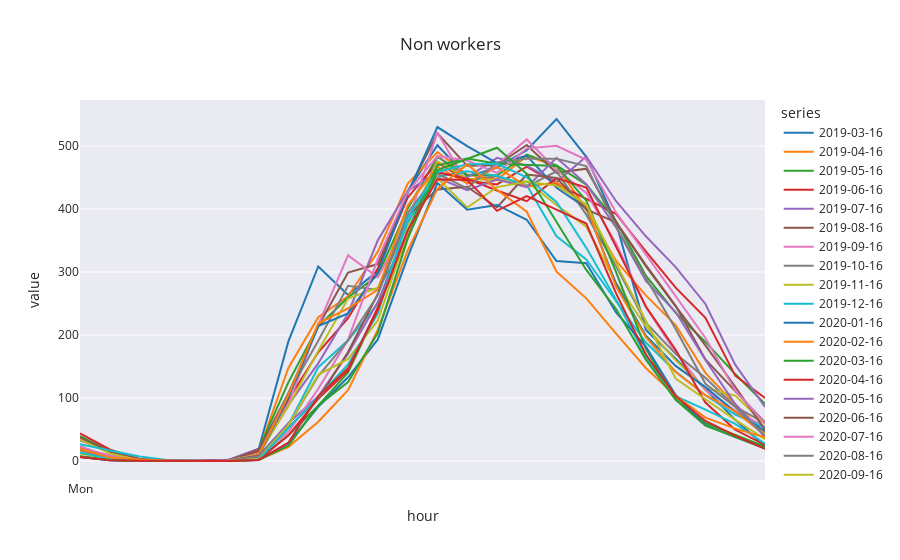

The notebook cell saved with this chart:
### Code cell
non_workers = df[df['work_age'] == False]
plot = (non_workers.groupby(['hour','series'])
   .median().unstack('series')['steps'].plot.line(title='Non workers', height=200))
plot.update_layout(xaxis = dict(
        tickmode = 'array',
        tickvals = [0,24, 48, 72, 96, 120, 144, 168],
        ticktext = ['Mon', 'Tue', 'Wed', 'Thur', 'Fri', 'Sat', 'Sun']
    ))

### Figure 1 — Plotly figure (JSON) as saved in the notebook; plotly's stock layout.template omitted (floating-point values rounded to 4 significant figures)
{"data": [{"hovertemplate": "series=2019-03-16<br>hour=%{x}<br>value=%{y}<extra></extra>", "legendgroup": "2019-03-16", "line": {"color": "#1F77B4", "dash": "solid"}, "marker": {"symbol": "circle"}, "mode": "lines", "name": "2019-03-16", "orientation": "v", "showlegend": true, "type": "scatter", "x": ["00", "01", "02", "03", "04", "05", "06", "07", "08", "09", "10", "11", "12", "13", "14", "15", "16", "17", "18", "19", "20", "21", "22", "23"], "xaxis": "x", "y": [6.479, 1.097, 0, 0, 0, 0.7097, 19.13, 190.3, 308.8, 263.7, 301.5, 427.9, 501.3, 451.3, 465.9, 493.5, 542.9, 482.8, 378.3, 207.9, 162.4, 113.9, 65.29, 23.58], "yaxis": "y"}, {"hovertemplate": "series=2019-04-16<br>hour=%{x}<br>value=%{y}<extra></extra>", "legendgroup": "2019-04-16", "line": {"color": "#FF7F0E", "dash": "solid"}, "marker": {"symbol": "circle"}, "mode": "lines", "name": "2019-04-16", "orientation": "v", "showlegend": true, "type": "scatter", "x": ["00", "01", "02", "03", "04", "05", "06", "07", "08", "09", "10", "11", "12", "13", "14", "15", "16", "17", "18", "19", "20", "21", "22", "23"], "xaxis": "x", "y": [18.25, 3.467, 0.7083, 0.1499, 0.1919, 1.35, 15.91, 148.2, 228.3, 261.3, 332.3, 439.9, 490.4, 454.9, 446.7, 484.0, 468.4, 399.8, 317.6, 262.8, 215.7, 139.9, 89.84, 44.94], "yaxis": "y"}, {"hovertemplate": "series=2019-05-16<br>hour=%{x}<br>value=%{y}<extra></extra>", "legendgroup": "2019-05-16", "line": {"color": "#2CA02C", "dash": "solid"}, "marker": {"symbol": "circle"}, "mode": "lines", "name": "2019-05-16", "orientation": "v", "showlegend": true, "type": "scatter", "x": ["00", "01", "02", "03", "04", "05", "06", "07", "08", "09", "10", "11", "12", "13", "14", "15", "16", "17", "18", "19", "20", "21", "22", "23"], "xaxis": "x", "y": [39.55, 15.56, 2.747, 0.2585, 0.2585, 1.806, 18.77, 125.3, 214.1, 259.5, 294.7, 400.6, 482.8, 454.0, 453.3, 486.6, 469.1, 438.9, 380.8, 294.3, 235.2, 189.0, 138.0, 90.65], "yaxis": "y"}, {"hovertemplate": "series=2019-06-16<br>hour=%{x}<br>value=%{y}<extra></extra>", "legendgroup": "2019-06-16", "line": {"color": "#D62728", "dash": "solid"}, "marker": {"symbol": "circle"}, "mode": "lines", "name": "2019-06-16", "orientation": "v", "showlegend": true, "type": "scatter", "x": ["00", "01", "02", "03", "04", "05", "06", "07", "08", "09", "10", "11", "12", "13", "14", "15", "16", "17", "18", "19", "20", "21", "22", "23"], "xaxis": "x", "y": [43.95, 18.27, 3.033, 0.6667, 0.55, 1.874, 15.6, 97.83, 172.7, 226.7, 305.7, 418.0, 474.1, 445.0, 439.1, 467.4, 439.8, 415.6, 392.2, 332.8, 275.3, 227.2, 135.4, 100.1], "yaxis": "y"}, {"hovertemplate": "series=2019-07-16<br>hour=%{x}<br>value=%{y}<extra></extra>", "legendgroup": "2019-07-16", "line": {"color": "#9467BD", "dash": "solid"}, "marker": {"symbol": "circle"}, "mode": "lines", "name": "2019-07-16", "orientation": "v", "showlegend": true, "type": "scatter", "x": ["00", "01", "02", "03", "04", "05", "06", "07", "08", "09", "10", "11", "12", "13", "14", "15", "16", "17", "18", "19", "20", "21", "22", "23"], "xaxis": "x", "y": [32.72, 16.11, 3.305, 0.9677, 0.4516, 2.039, 19.65, 89.48, 155.0, 234.2, 350.3, 428.7, 458.5, 450.0, 481.2, 469.0, 442.5, 483.3, 412.4, 356.7, 307.7, 249.3, 153.0, 85.83], "yaxis": "y"}, {"hovertemplate": "series=2019-08-16<br>hour=%{x}<br>value=%{y}<extra></extra>", "legendgroup": "2019-08-16", "line": {"color": "#8C564B", "dash": "solid"}, "marker": {"symbol": "circle"}, "mode": "lines", "name": "2019-08-16", "orientation": "v", "showlegend": true, "type": "scatter", "x": ["00", "01", "02", "03", "04", "05", "06", "07", "08", "09", "10", "11", "12", "13", "14", "15", "16", "17", "18", "19", "20", "21", "22", "23"], "xaxis": "x", "y": [37.1, 14.34, 3.242, 0.1613, 0, 0.6676, 17.77, 107.8, 213.8, 299.1, 312.6, 426.2, 520.3, 468.6, 469.4, 501.6, 457.5, 464.1, 379.4, 311.2, 246.3, 161.1, 111.0, 61.05], "yaxis": "y"}, {"hovertemplate": "series=2019-09-16<br>hour=%{x}<br>value=%{y}<extra></extra>", "legendgroup": "2019-09-16", "line": {"color": "#E377C2", "dash": "solid"}, "marker": {"symbol": "circle"}, "mode": "lines", "name": "2019-09-16", "orientation": "v", "showlegend": true, "type": "scatter", "x": ["00", "01", "02", "03", "04", "05", "06", "07", "08", "09", "10", "11", "12", "13", "14", "15", "16", "17", "18", "19", "20", "21", "22", "23"], "xaxis": "x", "y": [19.72, 9.6, 1.467, 0, 0, 0.7, 10.7, 90.54, 216.1, 326.4, 291.7, 378.1, 521.7, 440.1, 470.3, 510.5, 462.3, 425.6, 345.3, 244.4, 172.0, 112.5, 79.91, 54.16], "yaxis": "y"}, {"hovertemplate": "series=2019-10-16<br>hour=%{x}<br>value=%{y}<extra></extra>", "legendgroup": "2019-10-16", "line": {"color": "#7F7F7F", "dash": "solid"}, "marker": {"symbol": "circle"}, "mode": "lines", "name": "2019-10-16", "orientation": "v", "showlegend": true, "type": "scatter", "x": ["00", "01", "02", "03", "04", "05", "06", "07", "08", "09", "10", "11", "12", "13", "14", "15", "16", "17", "18", "19", "20", "21", "22", "23"], "xaxis": "x", "y": [21.23, 5.842, 0.644, 0.04839, 0, 0.3226, 11.37, 107.8, 190.9, 278.2, 271.6, 354.5, 484.1, 446.1, 452.1, 435.7, 459.9, 391.1, 309.2, 219.6, 170.1, 132.0, 86.17, 60.23], "yaxis": "y"}, {"hovertemplate": "series=2019-11-16<br>hour=%{x}<br>value=%{y}<extra></extra>", "legendgroup": "2019-11-16", "line": {"color": "#BCBD22", "dash": "solid"}, "marker": {"symbol": "circle"}, "mode": "lines", "name": "2019-11-16", "orientation": "v", "showlegend": true, "type": "scatter", "x": ["00", "01", "02", "03", "04", "05", "06", "07", "08", "09", "10", "11", "12", "13", "14", "15", "16", "17", "18", "19", "20", "21", "22", "23"], "xaxis": "x", "y": [33.79, 12.13, 1.367, 0.1865, 0, 0.4814, 10.48, 87.33, 174.7, 257.8, 275.1, 374.1, 475.6, 448.2, 445.8, 443.7, 406.4, 371.9, 282.7, 213.8, 159.7, 115.6, 103.8, 58.61], "yaxis": "y"}, {"hovertemplate": "series=2019-12-16<br>hour=%{x}<br>value=%{y}<extra></extra>", "legendgroup": "2019-12-16", "line": {"color": "#17BECF", "dash": "solid"}, "marker": {"symbol": "circle"}, "mode": "lines", "name": "2019-12-16", "orientation": "v", "showlegend": true, "type": "scatter", "x": ["00", "01", "02", "03", "04", "05", "06", "07", "08", "09", "10", "11", "12", "13", "14", "15", "16", "17", "18", "19", "20", "21", "22", "23"], "xaxis": "x", "y": [26.72, 16.7, 7.207, 1.105, 0, 0.2785, 5.984, 57.94, 148.8, 191.5, 249.6, 379.0, 450.9, 460.1, 452.7, 438.1, 356.8, 320.0, 253.7, 188.1, 142.0, 104.4, 73.68, 52.89], "yaxis": "y"}, {"hovertemplate": "series=2020-01-16<br>hour=%{x}<br>value=%{y}<extra></extra>", "legendgroup": "2020-01-16", "line": {"color": "#1F77B4", "dash": "solid"}, "marker": {"symbol": "circle"}, "mode": "lines", "name": "2020-01-16", "orientation": "v", "showlegend": true, "type": "scatter", "x": ["00", "01", "02", "03", "04", "05", "06", "07", "08", "09", "10", "11", "12", "13", "14", "15", "16", "17", "18", "19", "20", "21", "22", "23"], "xaxis": "x", "y": [23.29, 5.851, 1.032, 0.1613, 0, 0.2581, 8.221, 101.4, 214.1, 234.3, 299.2, 424.5, 530.1, 499.9, 472.8, 484.5, 433.7, 402.0, 281.1, 198.9, 150.9, 117.3, 77.93, 47.42], "yaxis": "y"}, {"hovertemplate": "series=2020-02-16<br>hour=%{x}<br>value=%{y}<extra></extra>", "legendgroup": "2020-02-16", "line": {"color": "#FF7F0E", "dash": "solid"}, "marker": {"symbol": "circle"}, "mode": "lines", "name": "2020-02-16", "orientation": "v", "showlegend": true, "type": "scatter", "x": ["00", "01", "02", "03", "04", "05", "06", "07", "08", "09", "10", "11", "12", "13", "14", "15", "16", "17", "18", "19", "20", "21", "22", "23"], "xaxis": "x", "y": [16.54, 3.741, 0.7241, 0, 0, 0.1379, 9.43, 105.0, 218.7, 242.2, 271.6, 405.5, 467.2, 440.9, 467.1, 435.4, 442.4, 405.5, 276.4, 196.7, 141.2, 104.5, 78.63, 40.88], "yaxis": "y"}, {"hovertemplate": "series=2020-03-16<br>hour=%{x}<br>value=%{y}<extra></extra>", "legendgroup": "2020-03-16", "line": {"color": "#2CA02C", "dash": "solid"}, "marker": {"symbol": "circle"}, "mode": "lines", "name": "2020-03-16", "orientation": "v", "showlegend": true, "type": "scatter", "x": ["00", "01", "02", "03", "04", "05", "06", "07", "08", "09", "10", "11", "12", "13", "14", "15", "16", "17", "18", "19", "20", "21", "22", "23"], "xaxis": "x", "y": [7.742, 1.903, 0, 0, 0, 0, 3.516, 40.82, 87.95, 140.6, 240.7, 365.0, 469.3, 480.1, 472.0, 470.6, 468.4, 413.2, 299.7, 178.0, 98.52, 60.11, 41.71, 22.92], "yaxis": "y"}, {"hovertemplate": "series=2020-04-16<br>hour=%{x}<br>value=%{y}<extra></extra>", "legendgroup": "2020-04-16", "line": {"color": "#D62728", "dash": "solid"}, "marker": {"symbol": "circle"}, "mode": "lines", "name": "2020-04-16", "orientation": "v", "showlegend": true, "type": "scatter", "x": ["00", "01", "02", "03", "04", "05", "06", "07", "08", "09", "10", "11", "12", "13", "14", "15", "16", "17", "18", "19", "20", "21", "22", "23"], "xaxis": "x", "y": [6.163, 2.083, 0.262, 0, 0, 0, 2.133, 40.74, 98.96, 143.8, 243.9, 355.1, 458.1, 448.1, 429.4, 412.4, 449.0, 434.2, 340.0, 245.4, 176.7, 92.71, 49.57, 25.6], "yaxis": "y"}, {"hovertemplate": "series=2020-05-16<br>hour=%{x}<br>value=%{y}<extra></extra>", "legendgroup": "2020-05-16", "line": {"color": "#9467BD", "dash": "solid"}, "marker": {"symbol": "circle"}, "mode": "lines", "name": "2020-05-16", "orientation": "v", "showlegend": true, "type": "scatter", "x": ["00", "01", "02", "03", "04", "05", "06", "07", "08", "09", "10", "11", "12", "13", "14", "15", "16", "17", "18", "19", "20", "21", "22", "23"], "xaxis": "x", "y": [18.71, 3.333, 0.4516, 0, 0, 0, 8.194, 60.32, 102.6, 170.5, 252.2, 365.9, 449.7, 430.0, 446.9, 434.8, 481.2, 439.3, 370.6, 285.9, 236.5, 160.4, 90.45, 37.84], "yaxis": "y"}, {"hovertemplate": "series=2020-06-16<br>hour=%{x}<br>value=%{y}<extra></extra>", "legendgroup": "2020-06-16", "line": {"color": "#8C564B", "dash": "solid"}, "marker": {"symbol": "circle"}, "mode": "lines", "name": "2020-06-16", "orientation": "v", "showlegend": true, "type": "scatter", "x": ["00", "01", "02", "03", "04", "05", "06", "07", "08", "09", "10", "11", "12", "13", "14", "15", "16", "17", "18", "19", "20", "21", "22", "23"], "xaxis": "x", "y": [22.38, 4.167, 0.8667, 0, 0, 0.2667, 8.51, 53.39, 98.76, 173.1, 265.0, 389.6, 431.0, 435.4, 402.5, 454.9, 449.2, 399.2, 379.0, 309.1, 245.4, 183.7, 117.9, 49.45], "yaxis": "y"}, {"hovertemplate": "series=2020-07-16<br>hour=%{x}<br>value=%{y}<extra></extra>", "legendgroup": "2020-07-16", "line": {"color": "#E377C2", "dash": "solid"}, "marker": {"symbol": "circle"}, "mode": "lines", "name": "2020-07-16", "orientation": "v", "showlegend": true, "type": "scatter", "x": ["00", "01", "02", "03", "04", "05", "06", "07", "08", "09", "10", "11", "12", "13", "14", "15", "16", "17", "18", "19", "20", "21", "22", "23"], "xaxis": "x", "y": [23.16, 6.57, 1.29, 0.1613, 0, 0.4755, 6.164, 46.37, 114.5, 192.6, 320.4, 426.7, 484.0, 477.0, 457.3, 496.3, 500.5, 478.1, 394.6, 328.0, 260.7, 195.4, 112.0, 59.52], "yaxis": "y"}, {"hovertemplate": "series=2020-08-16<br>hour=%{x}<br>value=%{y}<extra></extra>", "legendgroup": "2020-08-16", "line": {"color": "#7F7F7F", "dash": "solid"}, "marker": {"symbol": "circle"}, "mode": "lines", "name": "2020-08-16", "orientation": "v", "showlegend": true, "type": "scatter", "x": ["00", "01", "02", "03", "04", "05", "06", "07", "08", "09", "10", "11", "12", "13", "14", "15", "16", "17", "18", "19", "20", "21", "22", "23"], "xaxis": "x", "y": [18.64, 4.371, 0.5806, 0, 0, 0.2581, 6.871, 56.93, 134.8, 191.3, 263.3, 393.8, 455.8, 432.9, 474.1, 479.8, 480.0, 468.3, 372.3, 290.6, 209.5, 122.7, 85.82, 40.16], "yaxis": "y"}, {"hovertemplate": "series=2020-09-16<br>hour=%{x}<br>value=%{y}<extra></extra>", "legendgroup": "2020-09-16", "line": {"color": "#BCBD22", "dash": "solid"}, "marker": {"symbol": "circle"}, "mode": "lines", "name": "2020-09-16", "orientation": "v", "showlegend": true, "type": "scatter", "x": ["00", "01", "02", "03", "04", "05", "06", "07", "08", "09", "10", "11", "12", "13", "14", "15", "16", "17", "18", "19", "20", "21", "22", "23"], "xaxis": "x", "y": [12.13, 3.315, 0.35, 0, 0, 0, 3.253, 57.25, 136.8, 162.2, 223.1, 362.7, 449.2, 402.4, 434.9, 443.3, 437.4, 407.1, 313.8, 222.5, 130.9, 98.02, 65.38, 34.81], "yaxis": "y"}, {"hovertemplate": "series=2020-10-16<br>hour=%{x}<br>value=%{y}<extra></extra>", "legendgroup": "2020-10-16", "line": {"color": "#17BECF", "dash": "solid"}, "marker": {"symbol": "circle"}, "mode": "lines", "name": "2020-10-16", "orientation": "v", "showlegend": true, "type": "scatter", "x": ["00", "01", "02", "03", "04", "05", "06", "07", "08", "09", "10", "11", "12", "13", "14", "15", "16", "17", "18", "19", "20", "21", "22", "23"], "xaxis": "x", "y": [13.39, 3.062, 0.4194, 0, 0, 0, 2.306, 51.87, 102.1, 153.1, 234.5, 386.3, 458.9, 471.0, 471.8, 450.4, 411.2, 338.4, 256.2, 165.1, 103.0, 81.53, 58.93, 27.47], "yaxis": "y"}, {"hovertemplate": "series=2020-11-16<br>hour=%{x}<br>value=%{y}<extra></extra>", "legendgroup": "2020-11-16", "line": {"color": "#1F77B4", "dash": "solid"}, "marker": {"symbol": "circle"}, "mode": "lines", "name": "2020-11-16", "orientation": "v", "showlegend": true, "type": "scatter", "x": ["00", "01", "02", "03", "04", "05", "06", "07", "08", "09", "10", "11", "12", "13", "14", "15", "16", "17", "18", "19", "20", "21", "22", "23"], "xaxis": "x", "y": [6.617, 1.333, 0, 0, 0, 0, 1.516, 28.19, 86.07, 132.9, 193.0, 323.1, 441.4, 398.9, 406.5, 383.0, 317.5, 313.9, 235.8, 181.5, 104.9, 56.93, 38.02, 20.07], "yaxis": "y"}, {"hovertemplate": "series=2020-12-16<br>hour=%{x}<br>value=%{y}<extra></extra>", "legendgroup": "2020-12-16", "line": {"color": "#FF7F0E", "dash": "solid"}, "marker": {"symbol": "circle"}, "mode": "lines", "name": "2020-12-16", "orientation": "v", "showlegend": true, "type": "scatter", "x": ["00", "01", "02", "03", "04", "05", "06", "07", "08", "09", "10", "11", "12", "13", "14", "15", "16", "17", "18", "19", "20", "21", "22", "23"], "xaxis": "x", "y": [19.54, 5.686, 2.438, 0.2581, 0, 0.2581, 2.032, 22.55, 62.41, 112.4, 208.4, 333.8, 432.0, 471.2, 430.5, 395.7, 300.6, 258.2, 202.2, 147.6, 103.3, 68.83, 51.35, 37.46], "yaxis": "y"}, {"hovertemplate": "series=2021-01-16<br>hour=%{x}<br>value=%{y}<extra></extra>", "legendgroup": "2021-01-16", "line": {"color": "#2CA02C", "dash": "solid"}, "marker": {"symbol": "circle"}, "mode": "lines", "name": "2021-01-16", "orientation": "v", "showlegend": true, "type": "scatter", "x": ["00", "01", "02", "03", "04", "05", "06", "07", "08", "09", "10", "11", "12", "13", "14", "15", "16", "17", "18", "19", "20", "21", "22", "23"], "xaxis": "x", "y": [7.194, 1.429, 0.1935, 0, 0, 0, 1.484, 24.55, 88.09, 125.3, 203.4, 352.6, 461.7, 480.1, 497.3, 456.0, 380.3, 303.4, 241.4, 160.9, 97.25, 56.15, 38.42, 20.0], "yaxis": "y"}, {"hovertemplate": "series=2021-02-16<br>hour=%{x}<br>value=%{y}<extra></extra>", "legendgroup": "2021-02-16", "line": {"color": "#D62728", "dash": "solid"}, "marker": {"symbol": "circle"}, "mode": "lines", "name": "2021-02-16", "orientation": "v", "showlegend": true, "type": "scatter", "x": ["00", "01", "02", "03", "04", "05", "06", "07", "08", "09", "10", "11", "12", "13", "14", "15", "16", "17", "18", "19", "20", "21", "22", "23"], "xaxis": "x", "y": [6.501, 1.286, 0.2143, 0, 0, 0, 1.732, 29.36, 103.0, 147.2, 239.5, 365.4, 447.2, 446.3, 397.0, 420.7, 399.0, 377.0, 266.1, 169.0, 102.9, 63.55, 40.16, 19.43], "yaxis": "y"}], "layout": {"autosize": true, "legend": {"title": {"text": "series"}, "tracegroupgap": 0}, "title": {"text": "Non workers"}, "xaxis": {"anchor": "y", "autorange": true, "domain": [0, 1], "range": [0, 23], "tickmode": "array", "ticktext": ["Mon", "Tue", "Wed", "Thur", "Fri", "Sat", "Sun"], "tickvals": [0, 24, 48, 72, 96, 120, 144, 168], "title": {"text": "hour"}, "type": "category"}, "yaxis": {"anchor": "x", "autorange": true, "domain": [0, 1], "range": [-30.16, 573.1], "title": {"text": "value"}, "type": "linear"}}}
